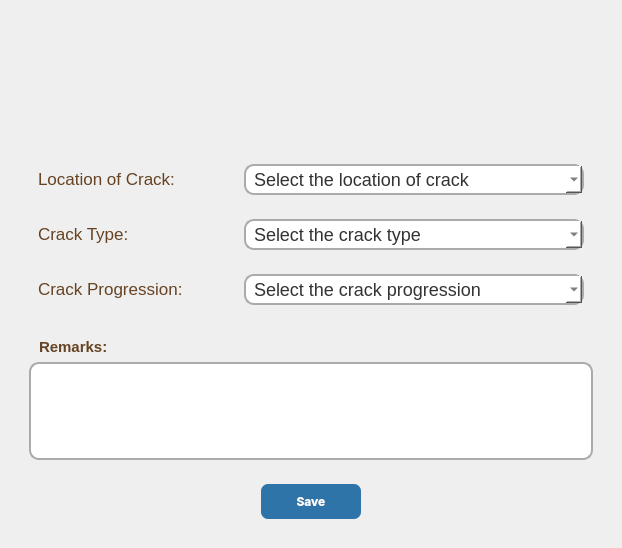
<?xml version="1.0" encoding="UTF-8"?>
<ui version="4.0">
 <class>Dialog</class>
 <widget class="QDialog" name="Dialog">
  <property name="geometry">
   <rect>
    <x>0</x>
    <y>0</y>
    <width>618</width>
    <height>548</height>
   </rect>
  </property>
  <property name="windowTitle">
   <string>Dialog</string>
  </property>
  <layout class="QVBoxLayout" name="verticalLayout_4">
   <item>
    <widget class="QWidget" name="widget_16" native="true">
     <property name="layoutDirection">
      <enum>Qt::LeftToRight</enum>
     </property>
     <layout class="QVBoxLayout" name="verticalLayout_5">
      <property name="spacing">
       <number>0</number>
      </property>
      <property name="leftMargin">
       <number>0</number>
      </property>
      <property name="topMargin">
       <number>0</number>
      </property>
      <property name="rightMargin">
       <number>0</number>
      </property>
      <property name="bottomMargin">
       <number>0</number>
      </property>
      <item>
       <widget class="QPushButton" name="pushButton">
        <property name="minimumSize">
         <size>
          <width>0</width>
          <height>25</height>
         </size>
        </property>
        <property name="maximumSize">
         <size>
          <width>25</width>
          <height>25</height>
         </size>
        </property>
        <property name="layoutDirection">
         <enum>Qt::RightToLeft</enum>
        </property>
        <property name="text">
         <string/>
        </property>
        <property name="icon">
         <iconset resource="images/images.qrc">
          <normaloff>:/images/exit.png</normaloff>:/images/exit.png</iconset>
        </property>
        <property name="default">
         <bool>false</bool>
        </property>
        <property name="flat">
         <bool>true</bool>
        </property>
       </widget>
      </item>
     </layout>
    </widget>
   </item>
   <item>
    <widget class="QWidget" name="widget" native="true">
     <layout class="QVBoxLayout" name="verticalLayout">
      <property name="topMargin">
       <number>0</number>
      </property>
      <item>
       <widget class="QWidget" name="widget_2" native="true">
        <layout class="QHBoxLayout" name="horizontalLayout_2">
         <item>
          <widget class="QWidget" name="WithLogo" native="true">
           <property name="minimumSize">
            <size>
             <width>564</width>
             <height>80</height>
            </size>
           </property>
           <property name="maximumSize">
            <size>
             <width>564</width>
             <height>80</height>
            </size>
           </property>
           <property name="styleSheet">
            <string notr="true">#WithLogo{border-image: url(:/images/Crackterize.png) 175 0 175 0 stretch;}</string>
           </property>
           <layout class="QHBoxLayout" name="horizontalLayout_3"/>
          </widget>
         </item>
        </layout>
       </widget>
      </item>
      <item>
       <widget class="QWidget" name="widget_3" native="true">
        <layout class="QVBoxLayout" name="verticalLayout_2">
         <item>
          <widget class="QWidget" name="widget_6" native="true">
           <layout class="QHBoxLayout" name="horizontalLayout_4">
            <item>
             <widget class="QLabel" name="loccrack">
              <property name="minimumSize">
               <size>
                <width>200</width>
                <height>30</height>
               </size>
              </property>
              <property name="maximumSize">
               <size>
                <width>200</width>
                <height>30</height>
               </size>
              </property>
              <property name="styleSheet">
               <string notr="true">#loccrack {
font-family: 'Franklin Gothic Medium';
font-size: 17px;
color: 
#664323;
}</string>
              </property>
              <property name="text">
               <string>Location of Crack:</string>
              </property>
             </widget>
            </item>
            <item>
             <widget class="QComboBox" name="loc_box">
              <property name="maximumSize">
               <size>
                <width>396</width>
                <height>35</height>
               </size>
              </property>
              <property name="autoFillBackground">
               <bool>false</bool>
              </property>
              <property name="styleSheet">
               <string notr="true">#loc_box {
        border-radius: 10px;
        font-size: 18px;
        font-family: Arial;
        color: #333;
        background-color: #fff;
        border: 2px solid #aaa;
        padding: 2px;
padding-left:8px;
    }

#loc_box::drop-down{
 image:url(images/arrowdown.png);
 width: 15px;
 height: 15px;
padding: 6px;
}
#loc_box::drop-down::pressed{
 image:url(images/arrowup.png);
width: 15px;
 height: 15px;
text-align: center;
}
#loc_box QAbstractItemView {
background-color: rgb(255, 255, 255);
outline: none;
 text-align: center;}

#loc_box QAbstractItemView::item {
background-color: #F4EBE6;
 color: #4A3B28;
 text-align: center;
min-height: 35px; min-width: 50px;
 border:0px;}

#loc_box QListView{
border: none;
 font-weight:bold;
 text-align: center;}
#loc_box QListView::item{border:0px;
border-radius: 15px;
  padding:8px; 
margin:5px;}
#loc_box QListView::item:selected { 
color: white; 
background-color: #4A3B28}</string>
              </property>
              <property name="placeholderText">
               <string>Select the location of crack</string>
              </property>
              <item>
               <property name="text">
                <string>sf</string>
               </property>
              </item>
              <item>
               <property name="text">
                <string>sf</string>
               </property>
              </item>
              <item>
               <property name="text">
                <string>gr</string>
               </property>
              </item>
              <item>
               <property name="text">
                <string>New Item</string>
               </property>
              </item>
             </widget>
            </item>
           </layout>
          </widget>
         </item>
         <item>
          <widget class="QWidget" name="widget_7" native="true">
           <layout class="QHBoxLayout" name="horizontalLayout_5">
            <item>
             <widget class="QLabel" name="cracktype">
              <property name="minimumSize">
               <size>
                <width>200</width>
                <height>30</height>
               </size>
              </property>
              <property name="maximumSize">
               <size>
                <width>200</width>
                <height>30</height>
               </size>
              </property>
              <property name="styleSheet">
               <string notr="true">#cracktype {
font-family: 'Franklin Gothic Medium';
font-size: 17px;
color: 
#664323;
}</string>
              </property>
              <property name="text">
               <string>Crack Type:</string>
              </property>
             </widget>
            </item>
            <item>
             <widget class="QComboBox" name="type_box">
              <property name="maximumSize">
               <size>
                <width>396</width>
                <height>41</height>
               </size>
              </property>
              <property name="styleSheet">
               <string notr="true">#type_box {
        border-radius: 10px;
        font-size: 18px;
        font-family: Arial;
        color: #333;
        background-color: #fff;
        border: 2px solid #aaa;
        padding: 2px;
padding-left:8px;
    }

#type_box::drop-down{
 image:url(images/arrowdown.png);
 width: 15px;
 height: 15px;
padding: 6px;
}
#type_box::drop-down::pressed{
 image:url(images/arrowup.png);
width: 15px;
 height: 15px;
text-align: center;
}
#type_box QAbstractItemView {
background-color: rgb(255, 255, 255);
outline: none;
 text-align: center;}

#type_box QAbstractItemView::item {
background-color: #F4EBE6;
 color: #4A3B28;
 text-align: center;
min-height: 35px; min-width: 50px;
 border:0px;}

#type_box QListView{
border: none;
 font-weight:bold;
 text-align: center;}
#type_box QListView::item{border:0px;
border-radius: 15px;
  padding:8px; 
margin:5px;}
#type_box QListView::item:selected { 
color: white; 
background-color: #4A3B28}</string>
              </property>
              <property name="placeholderText">
               <string>Select the crack type</string>
              </property>
             </widget>
            </item>
           </layout>
          </widget>
         </item>
         <item>
          <widget class="QWidget" name="widget_8" native="true">
           <layout class="QHBoxLayout" name="horizontalLayout_6">
            <item>
             <widget class="QLabel" name="crackprogression">
              <property name="minimumSize">
               <size>
                <width>200</width>
                <height>30</height>
               </size>
              </property>
              <property name="maximumSize">
               <size>
                <width>200</width>
                <height>30</height>
               </size>
              </property>
              <property name="styleSheet">
               <string notr="true">#crackprogression {
font-family: 'Franklin Gothic Medium';
font-size: 17px;
color: 
#664323;
}</string>
              </property>
              <property name="text">
               <string>Crack Progression:</string>
              </property>
             </widget>
            </item>
            <item>
             <widget class="QComboBox" name="progression_box">
              <property name="maximumSize">
               <size>
                <width>396</width>
                <height>41</height>
               </size>
              </property>
              <property name="styleSheet">
               <string notr="true">#progression_box {
        border-radius: 10px;
        font-size: 18px;
        font-family: Arial;
        color: #333;
        background-color: #fff;
        border: 2px solid #aaa;
        padding: 2px;
padding-left:8px;
    }

#progression_box::drop-down{
 image:url(images/arrowdown.png);
 width: 15px;
 height: 15px;
padding: 6px;
}
#progression_box::drop-down::pressed{
 image:url(images/arrowup.png);
width: 15px;
 height: 15px;
text-align: center;
}
#progression_box QAbstractItemView {
background-color: rgb(255, 255, 255);
outline: none;
 text-align: center;}

#progression_box QAbstractItemView::item {
background-color: #F4EBE6;
 color: #4A3B28;
 text-align: center;
min-height: 35px; min-width: 50px;
 border:0px;}

#progression_box QListView{
border: none;
 font-weight:bold;
 text-align: center;}
#progression_box QListView::item{border:0px;
border-radius: 15px;
  padding:8px; 
margin:5px;}
#progression_box QListView::item:selected { 
color: white; 
background-color: #4A3B28}</string>
              </property>
              <property name="placeholderText">
               <string>Select the crack progression</string>
              </property>
             </widget>
            </item>
           </layout>
          </widget>
         </item>
        </layout>
       </widget>
      </item>
      <item>
       <widget class="QWidget" name="widget_4" native="true">
        <layout class="QVBoxLayout" name="verticalLayout_3">
         <item>
          <widget class="QLabel" name="remarks">
           <property name="styleSheet">
            <string notr="true">#remarks {
	font: 700 9pt &quot;Segoe UI&quot;;
	font: 700 9pt &quot;Segoe UI&quot;;
	font: 600 9pt &quot;Segoe UI&quot;;
position: absolute;
width: 50px;
height: 50px;
left: 143px;
top: 236px;

font-family: 'Franklin Gothic Medium';
font-style: normal;
font-weight: 600;
font-size: 15px;
line-height: 42px;
text-align: center;

color: 
#664323;
}</string>
           </property>
           <property name="text">
            <string>Remarks:</string>
           </property>
           <property name="indent">
            <number>10</number>
           </property>
          </widget>
         </item>
         <item>
          <widget class="QTextEdit" name="notes">
           <property name="styleSheet">
            <string notr="true">#notes {
        border-radius: 10px;
        font-size: 18px;
        font-family: Arial;
        color: #333;
        background-color: #fff;
        border: 2px solid #aaa;
        padding: 10px;
    }</string>
           </property>
          </widget>
         </item>
        </layout>
       </widget>
      </item>
      <item>
       <widget class="QWidget" name="widget_5" native="true">
        <layout class="QHBoxLayout" name="horizontalLayout_7">
         <item>
          <widget class="QPushButton" name="savebtn">
           <property name="minimumSize">
            <size>
             <width>0</width>
             <height>35</height>
            </size>
           </property>
           <property name="maximumSize">
            <size>
             <width>100</width>
             <height>35</height>
            </size>
           </property>
           <property name="styleSheet">
            <string notr="true">#savebtn{
background: #2E74A9;
font-weight:bold;
color: white;
border-radius: 7px;
font-family: Inter;
}


#savebtn::hover{
color: #2E74A9;
border : 3px solid  #2E74A9;
background-color: white;
}
</string>
           </property>
           <property name="text">
            <string>Save</string>
           </property>
          </widget>
         </item>
        </layout>
       </widget>
      </item>
     </layout>
    </widget>
   </item>
  </layout>
 </widget>
 <resources>
  <include location="images/images.qrc"/>
 </resources>
 <connections/>
</ui>
